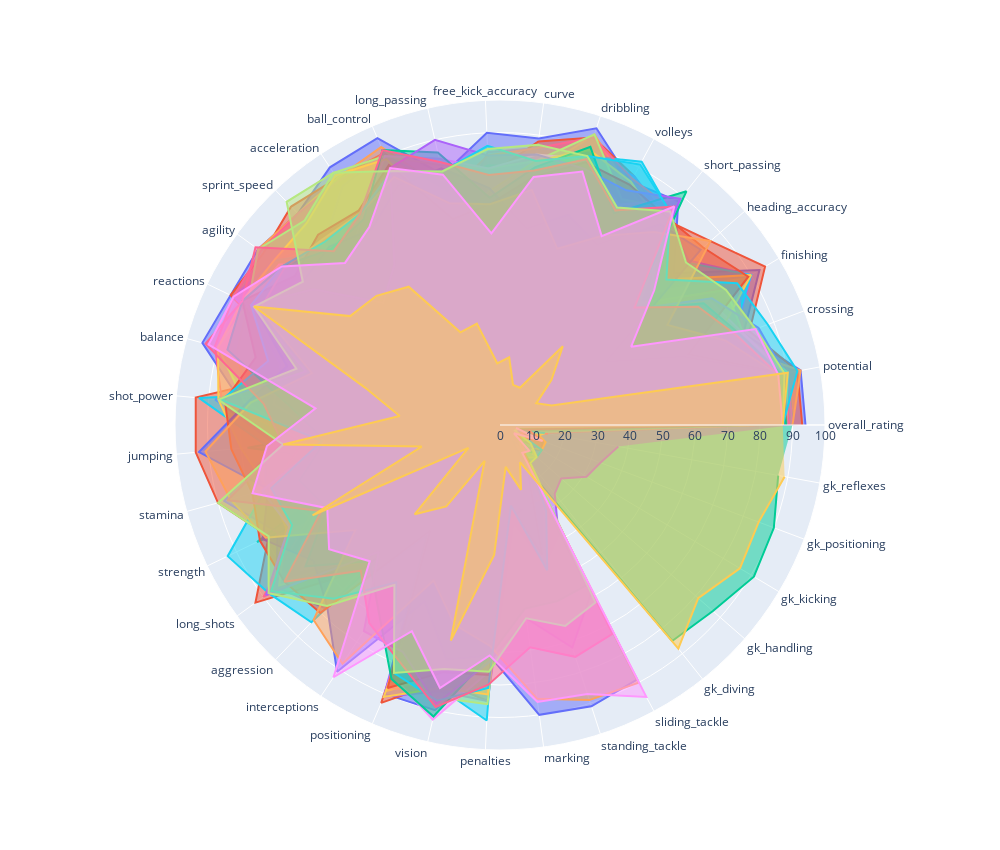

The cell this chart's notebook holds for it:
### Code cell
# 상위 20명 스텟 합쳐서 그리기
categories = list(top_p20.columns[10:12]) + list(top_p20.columns[15:])

fig = go.Figure()

for jjj in range(top_p20.shape[0]):
    # for i in categories:
    fig.add_trace(go.Scatterpolar(
        r = list(top_p20.iloc[jjj][10:12])+list(top_p20.iloc[jjj][15:]),
        theta = categories,
        fill = 'toself',
        name = top_p20.iloc[jjj]['player_name']
    ))
    
fig.update_layout(polar=dict(
    radialaxis=dict(
        visible=True, range=[0,100])
), showlegend=False,
)
fig.update_layout(
    autosize=False,
    width=1000,
    height=850,
    margin=dict(
        l=50,
        r=50,
        b=100,
        t=100,
        pad=4
    ),
    
)
fig.show()

### Figure 1 — Plotly figure (JSON) as saved in the notebook; plotly's stock layout.template omitted (floating-point values rounded to 4 significant figures)
{"data": [{"fill": "toself", "name": "Lionel Messi", "r": [94, 94, 80, 93, 71, 88, 85, 96, 89, 90, 79, 96, 95, 90, 92, 92, 95, 80, 68, 75, 59, 88, 48, 22, 90, 90, 74, 13, 23, 21, 6, 11, 15, 14, 8], "theta": ["overall_rating", "potential", "crossing", "finishing", "heading_accuracy", "short_passing", "volleys", "dribbling", "curve", "free_kick_accuracy", "long_passing", "ball_control", "acceleration", "sprint_speed", "agility", "reactions", "balance", "shot_power", "jumping", "stamina", "strength", "long_shots", "aggression", "interceptions", "positioning", "vision", "penalties", "marking", "standing_tackle", "sliding_tackle", "gk_diving", "gk_handling", "gk_kicking", "gk_positioning", "gk_reflexes"], "type": "scatterpolar"}, {"fill": "toself", "name": "Cristiano Ronaldo", "r": [93, 93, 82, 95, 86, 81, 87, 93, 88, 77, 72, 91, 91, 93, 90, 92, 62, 94, 94, 90, 79, 93, 62, 29, 93, 81, 85, 22, 31, 23, 7, 11, 15, 14, 11], "theta": ["overall_rating", "potential", "crossing", "finishing", "heading_accuracy", "short_passing", "volleys", "dribbling", "curve", "free_kick_accuracy", "long_passing", "ball_control", "acceleration", "sprint_speed", "agility", "reactions", "balance", "shot_power", "jumping", "stamina", "strength", "long_shots", "aggression", "interceptions", "positioning", "vision", "penalties", "marking", "standing_tackle", "sliding_tackle", "gk_diving", "gk_handling", "gk_kicking", "gk_positioning", "gk_reflexes"], "type": "scatterpolar"}, {"fill": "toself", "name": "Manuel Neuer", "r": [90, 90, 15, 13, 25, 48, 11, 16, 14, 11, 47, 31, 58, 61, 43, 87, 35, 25, 78, 44, 83, 16, 29, 30, 12, 70, 37, 10, 10, 11, 85, 87, 91, 90, 87], "theta": ["overall_rating", "potential", "crossing", "finishing", "heading_accuracy", "short_passing", "volleys", "dribbling", "curve", "free_kick_accuracy", "long_passing", "ball_control", "acceleration", "sprint_speed", "agility", "reactions", "balance", "shot_power", "jumping", "stamina", "strength", "long_shots", "aggression", "interceptions", "positioning", "vision", "penalties", "marking", "standing_tackle", "sliding_tackle", "gk_diving", "gk_handling", "gk_kicking", "gk_positioning", "gk_reflexes"], "type": "scatterpolar"}, {"fill": "toself", "name": "Luis Suarez", "r": [90, 90, 77, 90, 77, 82, 87, 88, 86, 84, 64, 91, 88, 78, 86, 91, 60, 88, 69, 88, 76, 85, 78, 41, 91, 84, 85, 30, 45, 38, 27, 25, 31, 33, 37], "theta": ["overall_rating", "potential", "crossing", "finishing", "heading_accuracy", "short_passing", "volleys", "dribbling", "curve", "free_kick_accuracy", "long_passing", "ball_control", "acceleration", "sprint_speed", "agility", "reactions", "balance", "shot_power", "jumping", "stamina", "strength", "long_shots", "aggression", "interceptions", "positioning", "vision", "penalties", "marking", "standing_tackle", "sliding_tackle", "gk_diving", "gk_handling", "gk_kicking", "gk_positioning", "gk_reflexes"], "type": "scatterpolar"}, {"fill": "toself", "name": "Neymar", "r": [90, 94, 72, 88, 62, 78, 83, 94, 78, 79, 74, 93, 91, 90, 92, 86, 84, 78, 61, 79, 45, 73, 56, 36, 89, 79, 81, 21, 24, 33, 9, 9, 15, 15, 11], "theta": ["overall_rating", "potential", "crossing", "finishing", "heading_accuracy", "short_passing", "volleys", "dribbling", "curve", "free_kick_accuracy", "long_passing", "ball_control", "acceleration", "sprint_speed", "agility", "reactions", "balance", "shot_power", "jumping", "stamina", "strength", "long_shots", "aggression", "interceptions", "positioning", "vision", "penalties", "marking", "standing_tackle", "sliding_tackle", "gk_diving", "gk_handling", "gk_kicking", "gk_positioning", "gk_reflexes"], "type": "scatterpolar"}, {"fill": "toself", "name": "Zlatan Ibrahimovic", "r": [89, 89, 76, 90, 76, 84, 92, 87, 80, 80, 76, 90, 72, 74, 86, 85, 41, 93, 72, 75, 93, 88, 84, 20, 86, 83, 91, 15, 41, 27, 13, 15, 10, 9, 12], "theta": ["overall_rating", "potential", "crossing", "finishing", "heading_accuracy", "short_passing", "volleys", "dribbling", "curve", "free_kick_accuracy", "long_passing", "ball_control", "acceleration", "sprint_speed", "agility", "reactions", "balance", "shot_power", "jumping", "stamina", "strength", "long_shots", "aggression", "interceptions", "positioning", "vision", "penalties", "marking", "standing_tackle", "sliding_tackle", "gk_diving", "gk_handling", "gk_kicking", "gk_positioning", "gk_reflexes"], "type": "scatterpolar"}, {"fill": "toself", "name": "Arjen Robben", "r": [89, 89, 80, 85, 51, 85, 86, 93, 86, 83, 73, 90, 90, 90, 91, 91, 91, 86, 61, 73, 65, 90, 47, 39, 88, 84, 80, 29, 26, 26, 10, 8, 11, 5, 15], "theta": ["overall_rating", "potential", "crossing", "finishing", "heading_accuracy", "short_passing", "volleys", "dribbling", "curve", "free_kick_accuracy", "long_passing", "ball_control", "acceleration", "sprint_speed", "agility", "reactions", "balance", "shot_power", "jumping", "stamina", "strength", "long_shots", "aggression", "interceptions", "positioning", "vision", "penalties", "marking", "standing_tackle", "sliding_tackle", "gk_diving", "gk_handling", "gk_kicking", "gk_positioning", "gk_reflexes"], "type": "scatterpolar"}, {"fill": "toself", "name": "Eden Hazard", "r": [88, 90, 80, 81, 57, 85, 79, 94, 82, 79, 82, 90, 93, 87, 92, 86, 90, 79, 59, 74, 63, 82, 54, 41, 84, 86, 86, 25, 27, 22, 11, 12, 6, 8, 8], "theta": ["overall_rating", "potential", "crossing", "finishing", "heading_accuracy", "short_passing", "volleys", "dribbling", "curve", "free_kick_accuracy", "long_passing", "ball_control", "acceleration", "sprint_speed", "agility", "reactions", "balance", "shot_power", "jumping", "stamina", "strength", "long_shots", "aggression", "interceptions", "positioning", "vision", "penalties", "marking", "standing_tackle", "sliding_tackle", "gk_diving", "gk_handling", "gk_kicking", "gk_positioning", "gk_reflexes"], "type": "scatterpolar"}, {"fill": "toself", "name": "Mesut Oezil", "r": [88, 89, 80, 75, 54, 89, 77, 86, 84, 79, 84, 90, 77, 68, 84, 87, 70, 70, 52, 64, 56, 76, 54, 24, 84, 93, 76, 22, 16, 19, 6, 14, 10, 6, 14], "theta": ["overall_rating", "potential", "crossing", "finishing", "heading_accuracy", "short_passing", "volleys", "dribbling", "curve", "free_kick_accuracy", "long_passing", "ball_control", "acceleration", "sprint_speed", "agility", "reactions", "balance", "shot_power", "jumping", "stamina", "strength", "long_shots", "aggression", "interceptions", "positioning", "vision", "penalties", "marking", "standing_tackle", "sliding_tackle", "gk_diving", "gk_handling", "gk_kicking", "gk_positioning", "gk_reflexes"], "type": "scatterpolar"}, {"fill": "toself", "name": "Sergio Aguero", "r": [88, 88, 70, 90, 68, 79, 85, 89, 82, 72, 63, 89, 92, 86, 86, 88, 90, 87, 80, 74, 73, 84, 57, 24, 91, 83, 83, 13, 20, 12, 13, 15, 6, 11, 14], "theta": ["overall_rating", "potential", "crossing", "finishing", "heading_accuracy", "short_passing", "volleys", "dribbling", "curve", "free_kick_accuracy", "long_passing", "ball_control", "acceleration", "sprint_speed", "agility", "reactions", "balance", "shot_power", "jumping", "stamina", "strength", "long_shots", "aggression", "interceptions", "positioning", "vision", "penalties", "marking", "standing_tackle", "sliding_tackle", "gk_diving", "gk_handling", "gk_kicking", "gk_positioning", "gk_reflexes"], "type": "scatterpolar"}, {"fill": "toself", "name": "Thiago Silva", "r": [88, 88, 60, 38, 82, 79, 63, 68, 61, 73, 81, 80, 72, 76, 75, 84, 68, 78, 93, 74, 81, 71, 77, 91, 59, 74, 71, 90, 91, 89, 9, 12, 5, 9, 10], "theta": ["overall_rating", "potential", "crossing", "finishing", "heading_accuracy", "short_passing", "volleys", "dribbling", "curve", "free_kick_accuracy", "long_passing", "ball_control", "acceleration", "sprint_speed", "agility", "reactions", "balance", "shot_power", "jumping", "stamina", "strength", "long_shots", "aggression", "interceptions", "positioning", "vision", "penalties", "marking", "standing_tackle", "sliding_tackle", "gk_diving", "gk_handling", "gk_kicking", "gk_positioning", "gk_reflexes"], "type": "scatterpolar"}, {"fill": "toself", "name": "Robert Lewandowski", "r": [88, 89, 62, 89, 83, 82, 84, 85, 77, 68, 65, 87, 79, 81, 78, 88, 78, 85, 83, 79, 82, 82, 80, 39, 88, 78, 77, 25, 42, 19, 15, 6, 12, 8, 10], "theta": ["overall_rating", "potential", "crossing", "finishing", "heading_accuracy", "short_passing", "volleys", "dribbling", "curve", "free_kick_accuracy", "long_passing", "ball_control", "acceleration", "sprint_speed", "agility", "reactions", "balance", "shot_power", "jumping", "stamina", "strength", "long_shots", "aggression", "interceptions", "positioning", "vision", "penalties", "marking", "standing_tackle", "sliding_tackle", "gk_diving", "gk_handling", "gk_kicking", "gk_positioning", "gk_reflexes"], "type": "scatterpolar"}, {"fill": "toself", "name": "Andres Iniesta", "r": [88, 88, 79, 73, 54, 92, 74, 90, 80, 70, 86, 92, 76, 75, 83, 88, 87, 65, 54, 64, 59, 74, 58, 68, 85, 92, 71, 57, 57, 56, 6, 13, 6, 13, 7], "theta": ["overall_rating", "potential", "crossing", "finishing", "heading_accuracy", "short_passing", "volleys", "dribbling", "curve", "free_kick_accuracy", "long_passing", "ball_control", "acceleration", "sprint_speed", "agility", "reactions", "balance", "shot_power", "jumping", "stamina", "strength", "long_shots", "aggression", "interceptions", "positioning", "vision", "penalties", "marking", "standing_tackle", "sliding_tackle", "gk_diving", "gk_handling", "gk_kicking", "gk_positioning", "gk_reflexes"], "type": "scatterpolar"}, {"fill": "toself", "name": "Toni Kroos", "r": [87, 89, 85, 76, 54, 89, 82, 83, 84, 83, 90, 86, 59, 52, 71, 85, 62, 87, 54, 76, 72, 89, 54, 76, 76, 88, 73, 60, 72, 59, 10, 11, 13, 7, 10], "theta": ["overall_rating", "potential", "crossing", "finishing", "heading_accuracy", "short_passing", "volleys", "dribbling", "curve", "free_kick_accuracy", "long_passing", "ball_control", "acceleration", "sprint_speed", "agility", "reactions", "balance", "shot_power", "jumping", "stamina", "strength", "long_shots", "aggression", "interceptions", "positioning", "vision", "penalties", "marking", "standing_tackle", "sliding_tackle", "gk_diving", "gk_handling", "gk_kicking", "gk_positioning", "gk_reflexes"], "type": "scatterpolar"}, {"fill": "toself", "name": "Sergio Ramos", "r": [87, 87, 74, 60, 86, 76, 66, 57, 73, 68, 70, 83, 78, 79, 82, 82, 60, 77, 91, 86, 80, 55, 83, 88, 52, 63, 68, 85, 89, 90, 11, 8, 9, 7, 11], "theta": ["overall_rating", "potential", "crossing", "finishing", "heading_accuracy", "short_passing", "volleys", "dribbling", "curve", "free_kick_accuracy", "long_passing", "ball_control", "acceleration", "sprint_speed", "agility", "reactions", "balance", "shot_power", "jumping", "stamina", "strength", "long_shots", "aggression", "interceptions", "positioning", "vision", "penalties", "marking", "standing_tackle", "sliding_tackle", "gk_diving", "gk_handling", "gk_kicking", "gk_positioning", "gk_reflexes"], "type": "scatterpolar"}, {"fill": "toself", "name": "James Rodriguez", "r": [87, 93, 88, 85, 68, 84, 91, 87, 82, 86, 80, 85, 78, 78, 83, 85, 74, 86, 55, 73, 71, 87, 74, 58, 83, 87, 81, 25, 47, 30, 15, 15, 15, 5, 14], "theta": ["overall_rating", "potential", "crossing", "finishing", "heading_accuracy", "short_passing", "volleys", "dribbling", "curve", "free_kick_accuracy", "long_passing", "ball_control", "acceleration", "sprint_speed", "agility", "reactions", "balance", "shot_power", "jumping", "stamina", "strength", "long_shots", "aggression", "interceptions", "positioning", "vision", "penalties", "marking", "standing_tackle", "sliding_tackle", "gk_diving", "gk_handling", "gk_kicking", "gk_positioning", "gk_reflexes"], "type": "scatterpolar"}, {"fill": "toself", "name": "Luka Modric", "r": [87, 87, 78, 71, 55, 86, 75, 86, 79, 77, 83, 92, 78, 74, 93, 88, 94, 73, 67, 87, 61, 82, 62, 73, 79, 89, 80, 69, 75, 73, 13, 9, 7, 14, 9], "theta": ["overall_rating", "potential", "crossing", "finishing", "heading_accuracy", "short_passing", "volleys", "dribbling", "curve", "free_kick_accuracy", "long_passing", "ball_control", "acceleration", "sprint_speed", "agility", "reactions", "balance", "shot_power", "jumping", "stamina", "strength", "long_shots", "aggression", "interceptions", "positioning", "vision", "penalties", "marking", "standing_tackle", "sliding_tackle", "gk_diving", "gk_handling", "gk_kicking", "gk_positioning", "gk_reflexes"], "type": "scatterpolar"}, {"fill": "toself", "name": "Gareth Bale", "r": [87, 89, 84, 81, 76, 84, 76, 87, 87, 85, 80, 85, 93, 95, 75, 84, 65, 87, 67, 90, 79, 88, 77, 59, 83, 77, 76, 60, 65, 62, 15, 15, 11, 5, 6], "theta": ["overall_rating", "potential", "crossing", "finishing", "heading_accuracy", "short_passing", "volleys", "dribbling", "curve", "free_kick_accuracy", "long_passing", "ball_control", "acceleration", "sprint_speed", "agility", "reactions", "balance", "shot_power", "jumping", "stamina", "strength", "long_shots", "aggression", "interceptions", "positioning", "vision", "penalties", "marking", "standing_tackle", "sliding_tackle", "gk_diving", "gk_handling", "gk_kicking", "gk_positioning", "gk_reflexes"], "type": "scatterpolar"}, {"fill": "toself", "name": "Philipp Lahm", "r": [87, 87, 84, 47, 63, 86, 66, 82, 77, 59, 79, 86, 73, 69, 83, 91, 93, 57, 72, 79, 59, 65, 58, 93, 69, 83, 71, 86, 87, 95, 11, 12, 5, 14, 5], "theta": ["overall_rating", "potential", "crossing", "finishing", "heading_accuracy", "short_passing", "volleys", "dribbling", "curve", "free_kick_accuracy", "long_passing", "ball_control", "acceleration", "sprint_speed", "agility", "reactions", "balance", "shot_power", "jumping", "stamina", "strength", "long_shots", "aggression", "interceptions", "positioning", "vision", "penalties", "marking", "standing_tackle", "sliding_tackle", "gk_diving", "gk_handling", "gk_kicking", "gk_positioning", "gk_reflexes"], "type": "scatterpolar"}, {"fill": "toself", "name": "David De Gea", "r": [87, 90, 17, 13, 21, 31, 13, 13, 21, 19, 32, 31, 51, 55, 57, 84, 43, 31, 67, 25, 64, 12, 38, 30, 12, 68, 40, 13, 21, 13, 88, 81, 86, 85, 89], "theta": ["overall_rating", "potential", "crossing", "finishing", "heading_accuracy", "short_passing", "volleys", "dribbling", "curve", "free_kick_accuracy", "long_passing", "ball_control", "acceleration", "sprint_speed", "agility", "reactions", "balance", "shot_power", "jumping", "stamina", "strength", "long_shots", "aggression", "interceptions", "positioning", "vision", "penalties", "marking", "standing_tackle", "sliding_tackle", "gk_diving", "gk_handling", "gk_kicking", "gk_positioning", "gk_reflexes"], "type": "scatterpolar"}], "layout": {"autosize": false, "height": 850, "margin": {"b": 100, "l": 50, "pad": 4, "r": 50, "t": 100}, "polar": {"radialaxis": {"range": [0, 100], "visible": true}}, "showlegend": false, "width": 1000}}
